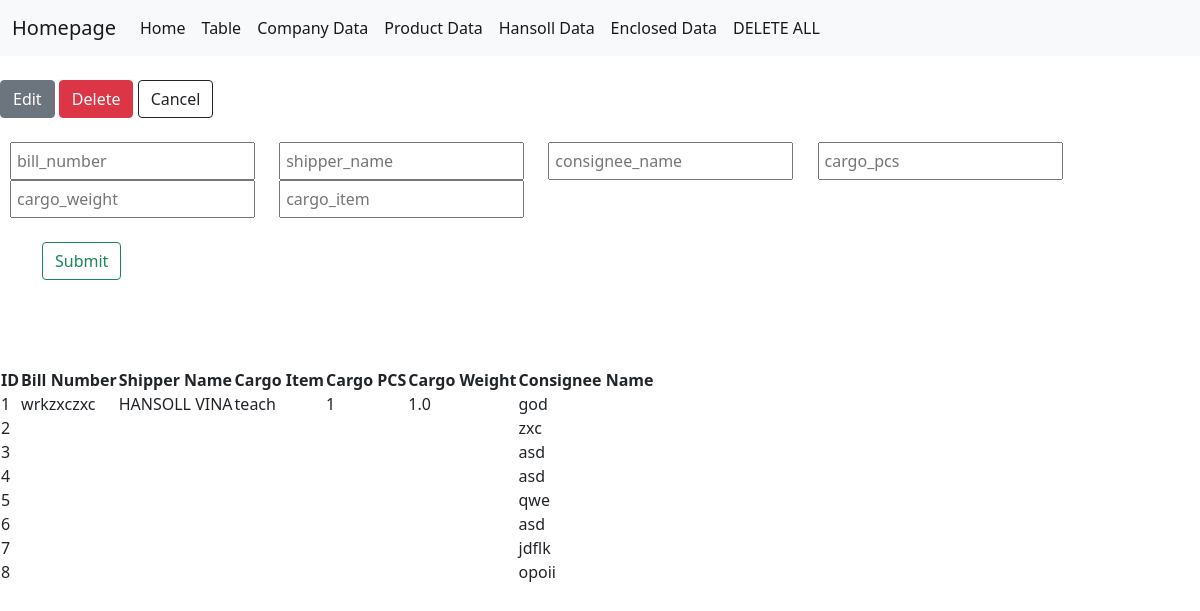
Page /hansoltable on the earlier database version.
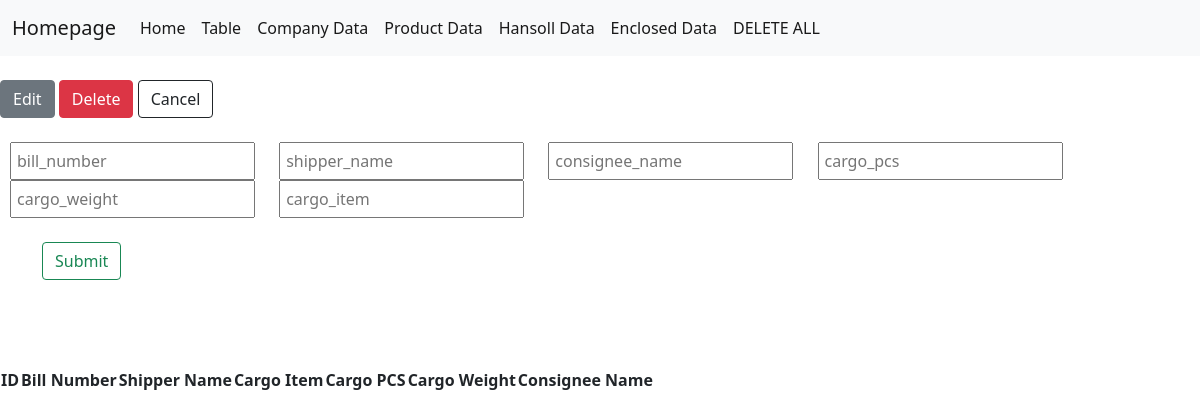
Same page on the later database version.
### app.py (models this page shows, shortened)
class Hansoll(db.Model):
    __tablename__ = "hansoll"
    id = db.Column(db.Integer, primary_key = True)
    bill_number = db.Column(db.String(64))
    shipper_name = db.Column(db.String(64))
    consignee_name = db.Column(db.String(64))
    consignee_address = db.Column(db.String(500))
    consignee_telephone = db.Column(db.String(64))
    cargo_item = db.Column(db.String(64))
    cargo_pcs = db.Column(db.String(64))
    cargo_weight = db.Column(db.String(64))
    pp_cc = db.Column(db.String(5))
    invoice_value = db.Column(db.String(64))

### app.py (the view)
@app.route('/hansoltable')
def hansoltable():
    form = HansolInputForm()
    form1 = HansolEditForm()
    form2 = HansolDeleteForm()
    data_hansols = Hansoll.query.all()
    return render_template('hansolTable.html', data_hansols=data_hansols, form=form, form1=form1, form2=form2)

### forms.py
class HansolInputForm(FlaskForm):
    bill_number = StringField('bill_number')
    shipper_name = StringField('shipper_name')
    consignee_name = StringField('consignee_name', validators=[DataRequired()])
    cargo_pcs = StringField('cargo_pcs')
    cargo_weight = StringField('cargo_weight')
    cargo_item = StringField('cargo_item')
    submit = SubmitField('Submit')

class HansolEditForm(FlaskForm):
    id = IntegerField('ID', validators=[DataRequired()])
    bill_number = StringField('bill_number', validators=[DataRequired()])
    shipper_name = StringField('shipper_name', validators=[DataRequired()])
    consignee_name = StringField('consignee_name', validators=[DataRequired()])
    cargo_pcs = IntegerField('cargo_pcs', validators=[DataRequired()])
    cargo_weight = FloatField('cargo_weight', validators=[DataRequired()])
    cargo_item = StringField('cargo_item', validators=[DataRequired()])
    submit = SubmitField('Submit')

### templates/hansolTable.html (shortened to what this page needs)
{% extends 'index.html' %}
{% block content %}
<br>
<span class="btn-company"><button type="button" id="edit" class="btn btn-secondary">Edit</button></span>
<span class="btn-company"><button type="button" id="delete" class="btn btn-danger">Delete</button></span>
<span class="btn-company"><button type="button" id="cancel" class="btn btn-outline-dark">Cancel</button></span>
<br>
<br>
<div class="create-wrapper">
<form action="{{url_for('hansol_create')}}" method="POST" novalidate>
      <div>
        {{ form.bill_number(class='sth', placeholder="bill_number", id="bil_numberInput") }}
        {{ form.shipper_name(class='sth',placeholder="shipper_name", id="shipper_nameInput") }}
        {{ form.consignee_name(class='sth',placeholder="consignee_name", id="consignee_nameInput") }}
        {{ form.cargo_pcs(class='sth',placeholder="cargo_pcs", id="cargo_pcsInput") }}
        {{ form.cargo_weight(class='sth',placeholder="cargo_weight", id="cargo_weightInput") }}
        {{ form.cargo_item(class='sth',placeholder="cargo_item", id="cargo_itemInput") }}
      </div>
      <br>
      <div class="container">
      {{ form.submit(class="btn btn-outline-success", value="Submit") }}
    </div>
  </form>
</div>
<br>
<br>
<br>
<div class="hansol-table-wrapper">
    <table>
        <th>ID</th>
        <th>Bill Number</th>
        <th>Shipper Name</th>
        <th>Cargo Item</th>
        <th>Cargo PCS</th>
        <th>Cargo Weight</th>
        <th>Consignee Name</th>
        {% for hansol in data_hansols %}
            <tr>
                <td>{{hansol.id}}</td>
                <td>{{hansol.bill_number}}</td>
                <td>{{hansol.shipper_name}}</td>
                <td>{{hansol.cargo_item}}</td>
                <td>{{hansol.cargo_pcs}}</td>
                <td>{{hansol.cargo_weight}}</td>
                <td>{{hansol.consignee_name}}</td>
            </tr>
        {% endfor %}
    </table>
</div>
{% endblock %}

Differences in the rows shown:
removed Hansoll: id "1", bill_number "wrkzxczxc", shipper_name "HANSOLL VINA", cargo_item "teach", cargo_pcs "1", cargo_weight "1.0", consignee_name "god"
removed Hansoll: id "2", consignee_name "zxc"
removed Hansoll: id "3", consignee_name "asd"
removed Hansoll: id "4", consignee_name "asd"
removed Hansoll: id "5", consignee_name "qwe"
removed Hansoll: id "6", consignee_name "asd"
removed Hansoll: id "7", consignee_name "jdflk"
removed Hansoll: id "8", consignee_name "opoii"
